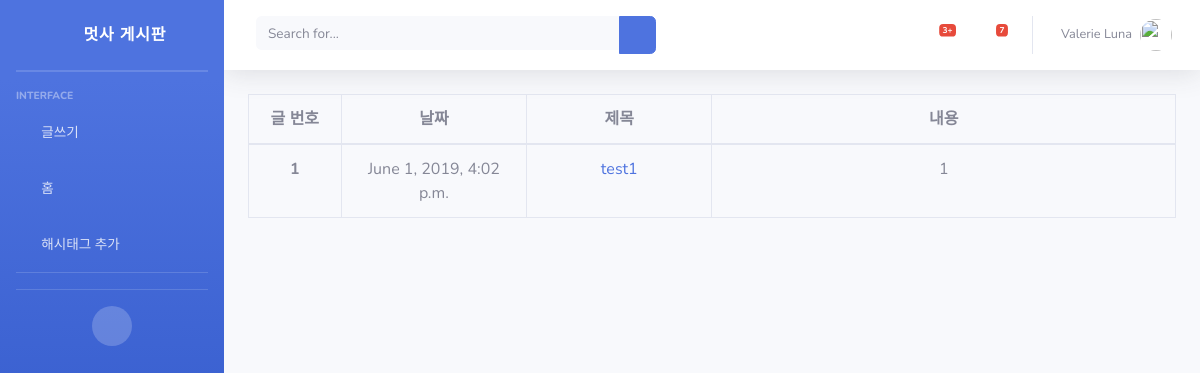
The app's page /, older data.
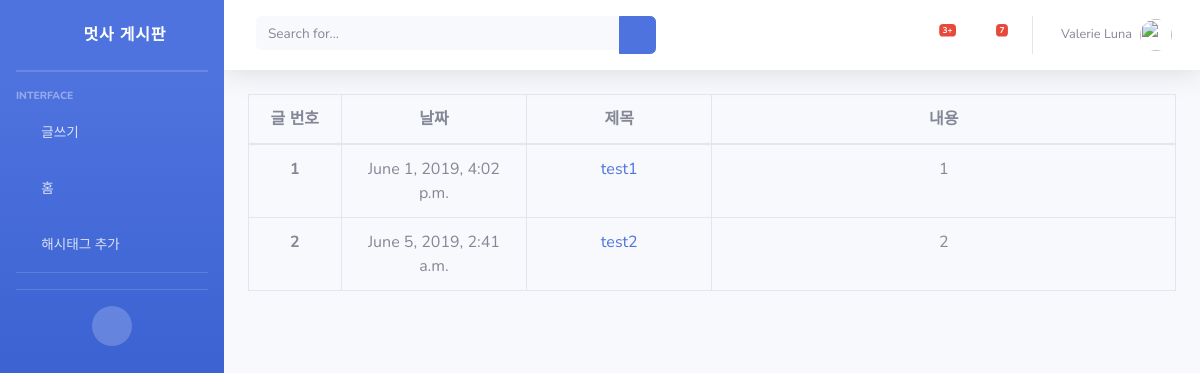
The same page, newer data.
### blog/models.py (models this page shows, shortened)
class Article(models.Model):
    title = models.CharField(max_length=20)
    content = models.TextField()
    created_at = models.DateTimeField(auto_now_add=True)
    published_at = models.DateTimeField(null=False)
    hashtags = models.ManyToManyField('Hashtag', blank=True)
    image = models.ImageField(upload_to='images/', blank=True)

### blog/views.py (the view)
# urls.py: path('', views.main, name="main"),
def main(request):
    articles = Article.objects.all()
    hashtags = Hashtag.objects.all()
    medias = Article.objects
    return render(request, 'blog/main.html', {'articles':articles, 'hashtags': hashtags, 'medias': medias})

### blog/templates/blog/main.html
{% extends 'index.html' %}
{% block content %}
    {% if articles %}
        <table class="table table-bordered" style="text-align: center;">
            <thead>
            <tr>
                <th scope="col" style="width: 10%;">글 번호</th>
                <th scope="col" style="width: 20%;">날짜</th>
                <th scope="col" style="width: 20%;">제목</th>
                <th scope="col" style="width: 50%;">내용</th>
            </tr>
            </thead>
            <tbody>
            {% for article in articles %}
                <tr>
                    <th scope="row">{{ forloop.counter }}</th>
                    <td>{{ article.published_at }}</td>
                    <td><a href="{% url 'blog:detail' article.id %}">{{ article.title | truncatechars:10 }}</a></td>
                    <td>{{ article.content | truncatechars:30 }}</td>
                </tr>
            {% endfor %}
            </tbody>
        </table>
    {% endif %}
{% endblock %}

Row changes from the older to the newer data that the page shows:
added Article: published_at "June 5, 2019, 2:41 a.m.", title "test2", content "2"
